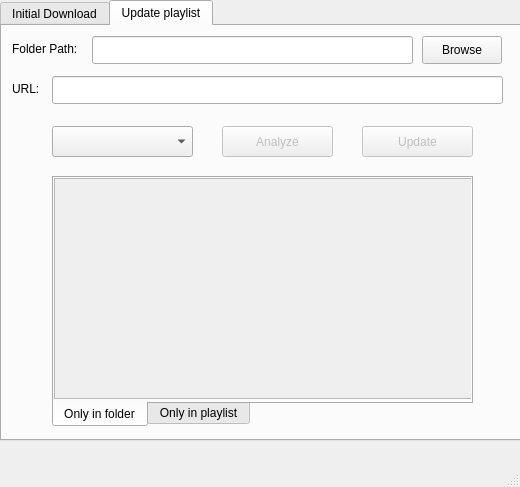
<?xml version="1.0" encoding="UTF-8"?>
<ui version="4.0">
 <class>MainWindow</class>
 <widget class="QMainWindow" name="MainWindow">
  <property name="geometry">
   <rect>
    <x>0</x>
    <y>0</y>
    <width>520</width>
    <height>487</height>
   </rect>
  </property>
  <property name="windowTitle">
   <string>Download Tube</string>
  </property>
  <widget class="QWidget" name="centralwidget">
   <widget class="QTabWidget" name="tabWidget">
    <property name="geometry">
     <rect>
      <x>0</x>
      <y>0</y>
      <width>521</width>
      <height>441</height>
     </rect>
    </property>
    <property name="currentIndex">
     <number>1</number>
    </property>
    <widget class="QWidget" name="tab">
     <attribute name="title">
      <string>Initial Download</string>
     </attribute>
     <widget class="QComboBox" name="TypeComboBox">
      <property name="geometry">
       <rect>
        <x>50</x>
        <y>10</y>
        <width>451</width>
        <height>24</height>
       </rect>
      </property>
     </widget>
     <widget class="QLineEdit" name="UrlLine">
      <property name="geometry">
       <rect>
        <x>50</x>
        <y>50</y>
        <width>451</width>
        <height>28</height>
       </rect>
      </property>
     </widget>
     <widget class="QComboBox" name="FormatComboBox">
      <property name="geometry">
       <rect>
        <x>110</x>
        <y>100</y>
        <width>141</width>
        <height>31</height>
       </rect>
      </property>
     </widget>
     <widget class="QPushButton" name="Button">
      <property name="enabled">
       <bool>false</bool>
      </property>
      <property name="geometry">
       <rect>
        <x>290</x>
        <y>100</y>
        <width>111</width>
        <height>31</height>
       </rect>
      </property>
      <property name="text">
       <string>Download</string>
      </property>
     </widget>
     <widget class="QLabel" name="TypeLabel">
      <property name="geometry">
       <rect>
        <x>10</x>
        <y>15</y>
        <width>32</width>
        <height>16</height>
       </rect>
      </property>
      <property name="text">
       <string>Type:</string>
      </property>
     </widget>
     <widget class="QLabel" name="UrlLabel">
      <property name="geometry">
       <rect>
        <x>10</x>
        <y>55</y>
        <width>58</width>
        <height>16</height>
       </rect>
      </property>
      <property name="text">
       <string>URL:</string>
      </property>
     </widget>
     <widget class="QFrame" name="frame">
      <property name="geometry">
       <rect>
        <x>50</x>
        <y>150</y>
        <width>411</width>
        <height>211</height>
       </rect>
      </property>
      <property name="frameShape">
       <enum>QFrame::StyledPanel</enum>
      </property>
      <property name="frameShadow">
       <enum>QFrame::Raised</enum>
      </property>
      <widget class="QLabel" name="VideoAuthor">
       <property name="geometry">
        <rect>
         <x>30</x>
         <y>30</y>
         <width>211</width>
         <height>21</height>
        </rect>
       </property>
       <property name="text">
        <string/>
       </property>
      </widget>
      <widget class="QLabel" name="VideoTitle">
       <property name="geometry">
        <rect>
         <x>30</x>
         <y>70</y>
         <width>211</width>
         <height>61</height>
        </rect>
       </property>
       <property name="text">
        <string/>
       </property>
       <property name="wordWrap">
        <bool>true</bool>
       </property>
      </widget>
      <widget class="QLabel" name="VideoPhoto">
       <property name="geometry">
        <rect>
         <x>250</x>
         <y>30</y>
         <width>141</width>
         <height>101</height>
        </rect>
       </property>
       <property name="text">
        <string/>
       </property>
       <property name="scaledContents">
        <bool>true</bool>
       </property>
      </widget>
      <widget class="QProgressBar" name="downloadProgressBar">
       <property name="geometry">
        <rect>
         <x>40</x>
         <y>150</y>
         <width>331</width>
         <height>23</height>
        </rect>
       </property>
       <property name="value">
        <number>0</number>
       </property>
      </widget>
      <widget class="QProgressBar" name="ItemsProgressBar">
       <property name="geometry">
        <rect>
         <x>40</x>
         <y>180</y>
         <width>331</width>
         <height>23</height>
        </rect>
       </property>
       <property name="value">
        <number>0</number>
       </property>
       <property name="textVisible">
        <bool>false</bool>
       </property>
      </widget>
      <widget class="QLabel" name="ItemsLabel">
       <property name="geometry">
        <rect>
         <x>40</x>
         <y>180</y>
         <width>331</width>
         <height>20</height>
        </rect>
       </property>
       <property name="text">
        <string/>
       </property>
       <property name="alignment">
        <set>Qt::AlignCenter</set>
       </property>
      </widget>
     </widget>
    </widget>
    <widget class="QWidget" name="tab_2">
     <attribute name="title">
      <string>Update playlist</string>
     </attribute>
     <widget class="QLabel" name="UrlLabel_2">
      <property name="geometry">
       <rect>
        <x>10</x>
        <y>55</y>
        <width>58</width>
        <height>16</height>
       </rect>
      </property>
      <property name="text">
       <string>URL:</string>
      </property>
     </widget>
     <widget class="QLineEdit" name="UrlLine_2">
      <property name="geometry">
       <rect>
        <x>50</x>
        <y>50</y>
        <width>451</width>
        <height>28</height>
       </rect>
      </property>
     </widget>
     <widget class="QLabel" name="FolderPathLabel_2">
      <property name="geometry">
       <rect>
        <x>10</x>
        <y>15</y>
        <width>71</width>
        <height>16</height>
       </rect>
      </property>
      <property name="text">
       <string>Folder Path:</string>
      </property>
     </widget>
     <widget class="QLineEdit" name="FolderPathLine_2">
      <property name="geometry">
       <rect>
        <x>90</x>
        <y>10</y>
        <width>321</width>
        <height>28</height>
       </rect>
      </property>
     </widget>
     <widget class="QPushButton" name="FolderPathButton_2">
      <property name="geometry">
       <rect>
        <x>420</x>
        <y>10</y>
        <width>80</width>
        <height>28</height>
       </rect>
      </property>
      <property name="text">
       <string>Browse</string>
      </property>
     </widget>
     <widget class="QTabWidget" name="tabWidget_2">
      <property name="geometry">
       <rect>
        <x>50</x>
        <y>150</y>
        <width>421</width>
        <height>251</height>
       </rect>
      </property>
      <property name="layoutDirection">
       <enum>Qt::LeftToRight</enum>
      </property>
      <property name="tabPosition">
       <enum>QTabWidget::South</enum>
      </property>
      <property name="currentIndex">
       <number>0</number>
      </property>
      <widget class="QWidget" name="tab_5">
       <attribute name="title">
        <string>Only in folder</string>
       </attribute>
       <widget class="QScrollArea" name="InFolderScrollArea">
        <property name="geometry">
         <rect>
          <x>0</x>
          <y>0</y>
          <width>421</width>
          <height>221</height>
         </rect>
        </property>
        <property name="widgetResizable">
         <bool>true</bool>
        </property>
        <widget class="QWidget" name="scrollAreaWidgetContents_2">
         <property name="geometry">
          <rect>
           <x>0</x>
           <y>0</y>
           <width>419</width>
           <height>219</height>
          </rect>
         </property>
         <widget class="QLabel" name="label">
          <property name="geometry">
           <rect>
            <x>10</x>
            <y>10</y>
            <width>57</width>
            <height>15</height>
           </rect>
          </property>
          <property name="text">
           <string/>
          </property>
          <property name="textFormat">
           <enum>Qt::RichText</enum>
          </property>
          <property name="alignment">
           <set>Qt::AlignLeading|Qt::AlignLeft|Qt::AlignTop</set>
          </property>
          <property name="wordWrap">
           <bool>true</bool>
          </property>
          <property name="textInteractionFlags">
           <set>Qt::TextSelectableByMouse</set>
          </property>
         </widget>
        </widget>
       </widget>
      </widget>
      <widget class="QWidget" name="tab_6">
       <attribute name="title">
        <string>Only in playlist</string>
       </attribute>
       <widget class="QScrollArea" name="InPlaylistScrollArea">
        <property name="geometry">
         <rect>
          <x>0</x>
          <y>0</y>
          <width>421</width>
          <height>221</height>
         </rect>
        </property>
        <property name="widgetResizable">
         <bool>true</bool>
        </property>
        <widget class="QWidget" name="scrollAreaWidgetContents_3">
         <property name="geometry">
          <rect>
           <x>0</x>
           <y>0</y>
           <width>419</width>
           <height>219</height>
          </rect>
         </property>
        </widget>
       </widget>
      </widget>
     </widget>
     <widget class="QComboBox" name="FormatComboBox_2">
      <property name="geometry">
       <rect>
        <x>50</x>
        <y>100</y>
        <width>141</width>
        <height>31</height>
       </rect>
      </property>
     </widget>
     <widget class="QPushButton" name="AnalyzeButton">
      <property name="enabled">
       <bool>false</bool>
      </property>
      <property name="geometry">
       <rect>
        <x>220</x>
        <y>100</y>
        <width>111</width>
        <height>31</height>
       </rect>
      </property>
      <property name="text">
       <string>Analyze</string>
      </property>
     </widget>
     <widget class="QPushButton" name="UpdateButton">
      <property name="enabled">
       <bool>false</bool>
      </property>
      <property name="geometry">
       <rect>
        <x>360</x>
        <y>100</y>
        <width>111</width>
        <height>31</height>
       </rect>
      </property>
      <property name="text">
       <string>Update</string>
      </property>
     </widget>
    </widget>
   </widget>
  </widget>
  <widget class="QMenuBar" name="menubar">
   <property name="geometry">
    <rect>
     <x>0</x>
     <y>0</y>
     <width>520</width>
     <height>20</height>
    </rect>
   </property>
  </widget>
  <widget class="QStatusBar" name="statusbar"/>
 </widget>
 <resources/>
 <connections/>
</ui>
